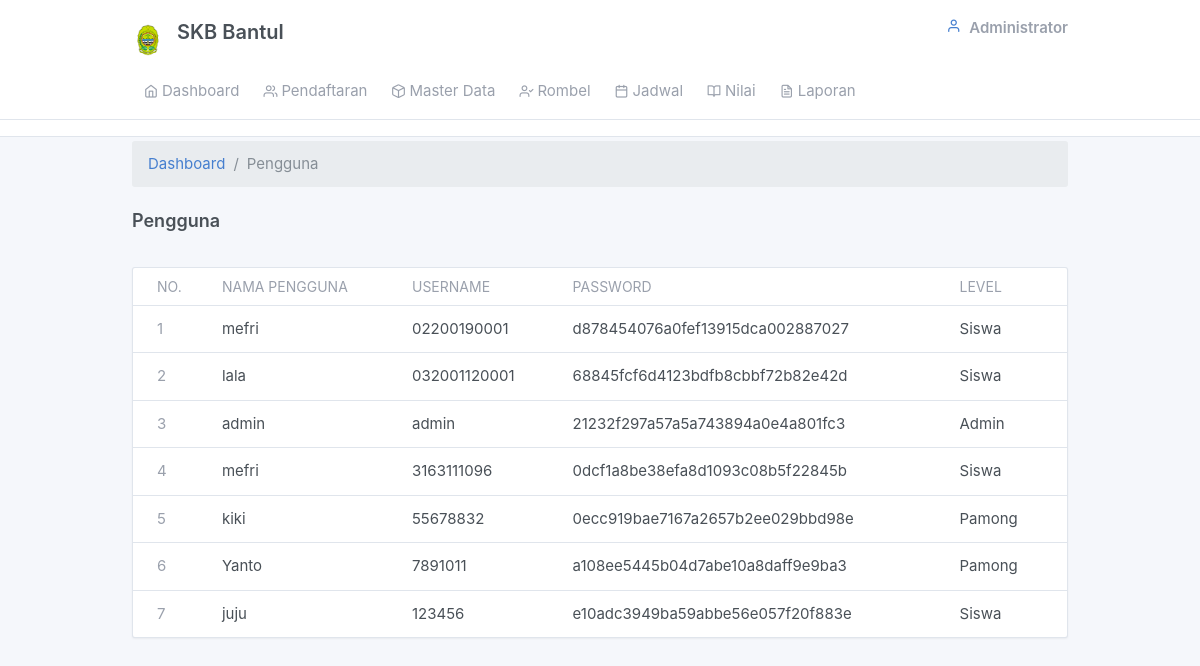
/admin/pengguna.php, run on an earlier commit of the app's database.
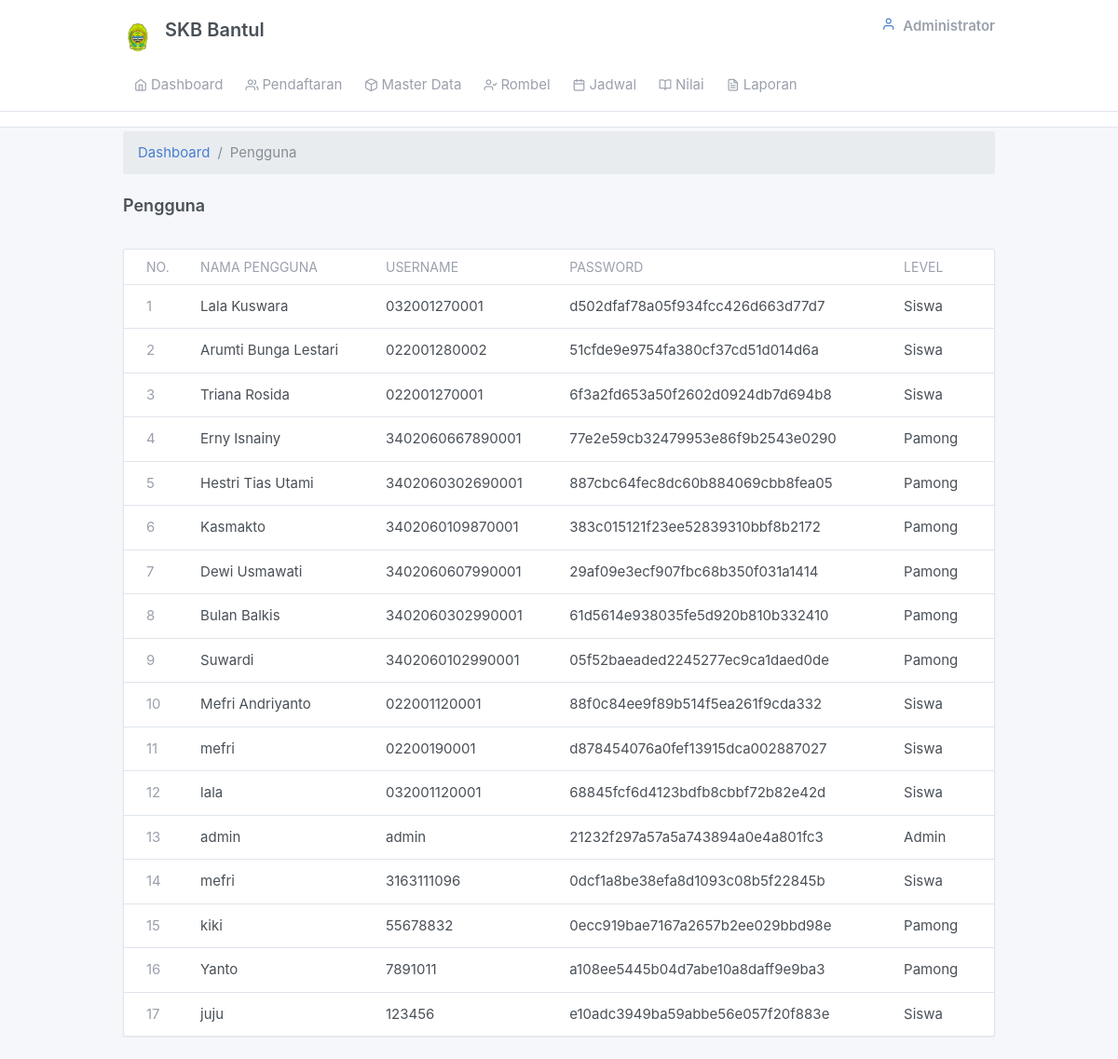
And on a later commit of the database.
### tables this page shows
CREATE TABLE `tb_pengguna` (
  `pengguna_id` int(11) NOT NULL,
  `pengguna_nama` varchar(50) NOT NULL,
  `pengguna_username` varchar(30) NOT NULL,
  `pengguna_password` char(32) NOT NULL,
  `pengguna_level` enum('Admin','Pamong','Siswa') NOT NULL
);

### admin/views/main.php (called while the page is built, shortened)
<?php include_once "header.php" ?>
<?php include_once "navbar.php" ?>

### admin/pengguna.php (the view, shortened to what this page needs)
<?php include_once "views/main.php";?>
<div class="my-3 my-md-1">
  <div class="container">
          <ol class="breadcrumb">
            <li class="breadcrumb-item">
              <a href="../index.php">Dashboard</a>
            </li>
            <li class="breadcrumb-item active">Pengguna</li>
          </ol>
    <div class="page-header">
      <h4 class="">
        Pengguna
      </h4>
    </div>
      <div class="">
        <div class="card">
          <div class="table-responsive">
            <table class="table card-table table-vcenter text-nowrap datatable">
              <thead>
                <tr>
                  <th>No.</th>
                  <th>Nama Pengguna</th>
                  <th>Username</th>
                  <th>Password</th>
                  <th>Level</th>
                </tr>
              </thead>
              <tbody>
              <?php
                $no=1;
                $query=mysqli_query($connect, "SELECT * FROM `tb_pengguna` ORDER BY `pengguna_id`  DESC");
                $cek= mysqli_num_rows($query);
                if($cek>0){
                  while ($data= mysqli_fetch_array($query)) {
              ?>
                <tr>
                  <td><span class="text-muted"><?php echo $no;?></span></td>
                  <td><?php echo $data['pengguna_nama'];?></td>
                  <td><?php echo $data['pengguna_username'];?></td>
                  <td><?php echo $data['pengguna_password'];?></td>
                  <td><?php echo $data['pengguna_level'];?></td>
                </tr>
          <?php $no++;} } ?>
              </tbody>
            </table>
          </div>
        </div>
      </div>
    </div>
  </div>

### admin/views/header.php (shortened to what this page needs)
<!doctype html>
<html lang="en" dir="ltr">
  <head>
    <link href="../assets/css/dashboard.css" rel="stylesheet" />
    <link href="../assets/plugins/charts-c3/plugin.css" rel="stylesheet" />
    <link href="../assets/plugins/maps-google/plugin.css" rel="stylesheet" />
  </head>

### admin/views/navbar.php (shortened to what this page needs)
<body class="">
    <div class="page">
      <div class="flex-fill">
        <div class="header py-4">
          <div class="container">
            <label class="d-flex">
              <a class="header-brand" href="./index.php">
              <img src="../assets/image/bantul.png" class="header-brand-img" alt="tabler logo">
               <label for="">SKB Bantul</label>
              </a>
              <div class="d-flex order-lg-2 ml-auto">
                <div class="dropdown d-none d-md-flex">
                <div class="dropdown">
                  <a href="#" class="nav-link pr-0 leading-none" data-toggle="dropdown">
                  <i class="fe fe-user"></i>
                    <span class="ml-2 d-none d-lg-block">
                      <strong class="text-muted d-block mt-1">Administrator</strong>
                    </span>
                  </a>
                </div>
              </div>
            </div>
      </div>
        <div class="header collapse d-lg-flex p-0" id="headerMenuCollapse">
          <div class="container">
              <div class="col-lg order-lg-first">
                <ul class="nav nav-tabs border-0 flex-column flex-lg-row">
                  <li class="nav-item">
                    <a href="./index.php" class="nav-link"><i class="fe fe-home"></i> Dashboard</a>
                  </li>
                  <li class="nav-item">
                    <a href="javascript:void(0)" class="nav-link" data-toggle="dropdown"><i class="fe fe-users"></i>Pendaftaran</a>
                  </li>
                  <li class="nav-item">
                    <a href="javascript:void(0)" class="nav-link" data-toggle="dropdown"><i class="fe fe-box"></i>Master Data</a>
                  </li>
                  <li class="nav-item">
                    <a href="javascript:void(0)" class="nav-link" data-toggle="dropdown"><i class="fe fe-user-check"></i>Rombel</a>
                  </li>
                  <li class="nav-item">
                    <a href="jadwal.php" class="nav-link"><i class="fe fe-calendar"></i>Jadwal</a>
                  </li>
                  <li class="nav-item">
                    <a href="nilai.php" class="nav-link"><i class="fe fe-book-open"></i>Nilai</a>
                  </li>
                  <li class="nav-item">
                    <a href="javascript:void(0)" class="nav-link" data-toggle="dropdown"><i class="fe fe-file-text"></i>Laporan</a>
                  </li>
                </ul>
              </div>
            </div>
          </div>
        </div>

What changed in the data, as far as the page shows it:
added tb_pengguna: pengguna_nama "Lala Kuswara", pengguna_username "032001270001", pengguna_password "d502dfaf78a05f934fcc426d663d77d7", pengguna_level "Siswa"
added tb_pengguna: pengguna_nama "Arumti Bunga Lestari", pengguna_username "022001280002", pengguna_password "51cfde9e9754fa380cf37cd51d014d6a", pengguna_level "Siswa"
added tb_pengguna: pengguna_nama "Triana Rosida", pengguna_username "022001270001", pengguna_password "6f3a2fd653a50f2602d0924db7d694b8", pengguna_level "Siswa"
added tb_pengguna: pengguna_nama "Erny Isnainy", pengguna_username "3402060667890001", pengguna_password "77e2e59cb32479953e86f9b2543e0290", pengguna_level "Pamong"
added tb_pengguna: pengguna_nama "Hestri Tias Utami", pengguna_username "3402060302690001", pengguna_password "887cbc64fec8dc60b884069cbb8fea05", pengguna_level "Pamong"
added tb_pengguna: pengguna_nama "Kasmakto", pengguna_username "3402060109870001", pengguna_password "383c015121f23ee52839310bbf8b2172", pengguna_level "Pamong"
added tb_pengguna: pengguna_nama "Dewi Usmawati", pengguna_username "3402060607990001", pengguna_password "29af09e3ecf907fbc68b350f031a1414", pengguna_level "Pamong"
added tb_pengguna: pengguna_nama "Bulan Balkis", pengguna_username "3402060302990001", pengguna_password "61d5614e938035fe5d920b810b332410", pengguna_level "Pamong"
added tb_pengguna: pengguna_nama "Suwardi", pengguna_username "3402060102990001", pengguna_password "05f52baeaded2245277ec9ca1daed0de", pengguna_level "Pamong"
added tb_pengguna: pengguna_nama "Mefri Andriyanto", pengguna_username "022001120001", pengguna_password "88f0c84ee9f89b514f5ea261f9cda332", pengguna_level "Siswa"
